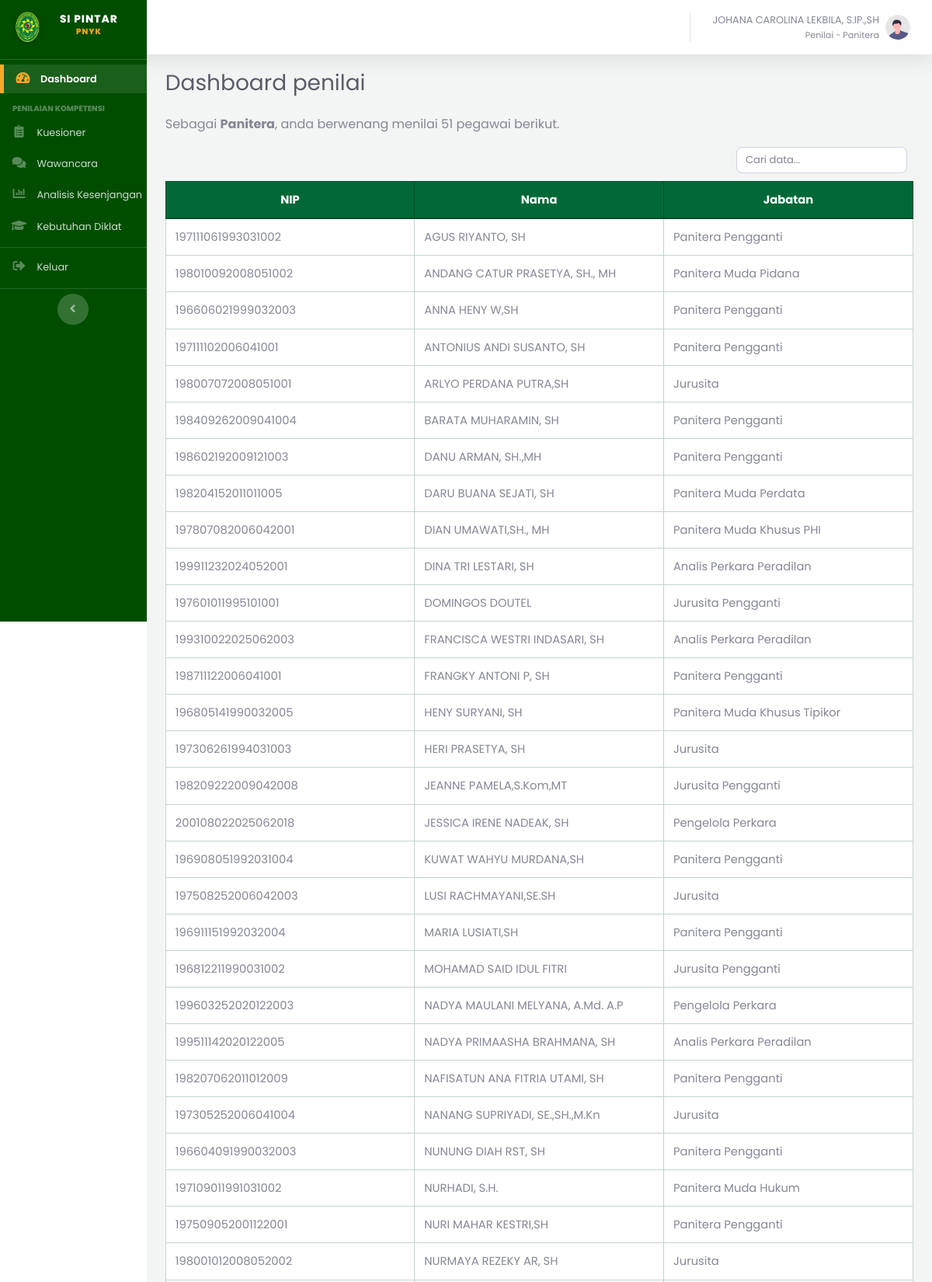
Screenshot of /penilai/dashboard.php (signed in, upper part) with the database file from the repository.
### tables this page shows
CREATE TABLE `pegawai` (
  `id_pegawai` int(10) UNSIGNED NOT NULL,
  `nip` varchar(30) NOT NULL,
  `nama_lengkap` varchar(150) NOT NULL,
  `id_jabatan` int(10) UNSIGNED NOT NULL,
  `status_aktif` enum('Aktif','Non-Aktif') NOT NULL DEFAULT 'Aktif',
  `dibuat_oleh` int(10) UNSIGNED DEFAULT NULL COMMENT 'users.id_user (role Admin) yang menginput data ini',
  `created_at` timestamp NOT NULL DEFAULT current_timestamp(),
  `updated_at` timestamp NOT NULL DEFAULT current_timestamp() ON UPDATE current_timestamp()
);

CREATE TABLE `jabatan` (
  `id_jabatan` int(10) UNSIGNED NOT NULL,
  `kode_jabatan` varchar(20) NOT NULL,
  `nama_jabatan` varchar(100) NOT NULL,
  `is_penilai` tinyint(1) NOT NULL DEFAULT 0 COMMENT '1 = jabatan ini berpotensi menjadi user Penilai',
  `created_at` timestamp NOT NULL DEFAULT current_timestamp()
);

### includes/auth.php (called while the page is built, shortened)
<?php
function currentUser(): array
{
    return [
        'id_user'      => $_SESSION['id_user'] ?? null,
        'nip'          => $_SESSION['nip'] ?? null,
        'role'         => $_SESSION['role'] ?? null,
        'id_pegawai'   => $_SESSION['id_pegawai'] ?? null,
        'nama'         => $_SESSION['nama'] ?? null,
        'id_jabatan'   => $_SESSION['id_jabatan'] ?? null,
        'nama_jabatan' => $_SESSION['nama_jabatan'] ?? null,
    ];
}
function getJabatanWewenang(PDO $pdo, int $idJabatanPenilai): array
{
    $stmt = $pdo->prepare(
        'SELECT id_jabatan_dinilai FROM wewenang_penilaian WHERE id_jabatan_penilai = ?'
    );
    $stmt->execute([$idJabatanPenilai]);
    return array_column($stmt->fetchAll(), 'id_jabatan_dinilai');
}

### penilai/dashboard.php (the view, shortened to what this page needs)
<?php
$pdo = Database::getConnection();
$user = currentUser();
$jabatanDinilai = getJabatanWewenang($pdo, (int) $user['id_jabatan']);
$pegawaiBinaan = [];
if ($jabatanDinilai) {
    $placeholders = implode(',', array_fill(0, count($jabatanDinilai), '?'));
    $stmt = $pdo->prepare(
        "SELECT p.id_pegawai, p.nip, p.nama_lengkap, j.nama_jabatan
         FROM pegawai p JOIN jabatan j ON p.id_jabatan = j.id_jabatan
         WHERE p.id_jabatan IN ($placeholders)
         ORDER BY p.nama_lengkap"
    );
    $stmt->execute($jabatanDinilai);
    $pegawaiBinaan = $stmt->fetchAll();
}
require_once __DIR__ . '/../includes/header.php';
?>
<p class="text-muted">Sebagai <strong><?= htmlspecialchars($user['nama_jabatan']) ?></strong>,
anda berwenang menilai <?= count($pegawaiBinaan) ?> pegawai berikut.</p>
<table class="table table-bordered table-striped bg-white">
<thead><tr><th>NIP</th><th>Nama</th><th>Jabatan</th></tr></thead>
<tbody>
<?php foreach ($pegawaiBinaan as $row): ?>
<tr>
  <td><?= htmlspecialchars($row['nip']) ?></td>
  <td><?= htmlspecialchars($row['nama_lengkap']) ?></td>
  <td><?= htmlspecialchars($row['nama_jabatan']) ?></td>
</tr>
<?php endforeach; ?>
</tbody>
</table>
<?php require_once __DIR__ . '/../includes/footer.php'; ?>

### assets/css/style.css (style rules this page uses)
:root { --pn-green: #006837; --pn-green-dark: #004d29; --pn-gold: #F9A825; }
body, #wrapper, h1, h2, h3, h4, h5, h6, p, span, a, div, table, input, button, select, textarea { font-family: 'Poppins', sans-serif !important; }
.table { font-size: .92rem; }
.table thead th { text-align: center; vertical-align: middle; }
.table thead th { color: #fff !important; background-color: var(--pn-green) !important; border-color: var(--pn-green-dark) !important; vertical-align: middle; }
.table th, .table td { border-color: #c3d4c9 !important; }
.table th + th, .table td + td { border-left: 1px solid #9fb9a8 !important; }
.table tbody tr, .table tbody tr:nth-of-type(odd) { background-color: #fff !important; }
.table tbody td { vertical-align: middle; }

### rows the page displays
pegawai: nip "197111061993031002", nama_lengkap "AGUS RIYANTO, SH", id_jabatan.nama_jabatan "Panitera Pengganti"
pegawai: nip "198010092008051002", nama_lengkap "ANDANG CATUR PRASETYA, SH., MH", id_jabatan.nama_jabatan "Panitera Muda Pidana"
pegawai: nip "196606021999032003", nama_lengkap "ANNA HENY W,SH", id_jabatan.nama_jabatan "Panitera Pengganti"
pegawai: nip "197111102006041001", nama_lengkap "ANTONIUS ANDI SUSANTO, SH", id_jabatan.nama_jabatan "Panitera Pengganti"
pegawai: nip "198007072008051001", nama_lengkap "ARLYO PERDANA PUTRA,SH", id_jabatan.nama_jabatan "Jurusita"
pegawai: nip "198409262009041004", nama_lengkap "BARATA MUHARAMIN, SH", id_jabatan.nama_jabatan "Panitera Pengganti"
pegawai: nip "198602192009121003", nama_lengkap "DANU ARMAN, SH.,MH", id_jabatan.nama_jabatan "Panitera Pengganti"
pegawai: nip "198204152011011005", nama_lengkap "DARU BUANA SEJATI, SH", id_jabatan.nama_jabatan "Panitera Muda Perdata"
pegawai: nip "197807082006042001", nama_lengkap "DIAN UMAWATI,SH., MH", id_jabatan.nama_jabatan "Panitera Muda Khusus PHI"
pegawai: nip "199911232024052001", nama_lengkap "DINA TRI LESTARI, SH", id_jabatan.nama_jabatan "Analis Perkara Peradilan"
pegawai: nip "197601011995101001", nama_lengkap "DOMINGOS DOUTEL", id_jabatan.nama_jabatan "Jurusita Pengganti"
pegawai: nip "199310022025062003", nama_lengkap "FRANCISCA WESTRI INDASARI, SH", id_jabatan.nama_jabatan "Analis Perkara Peradilan"
pegawai: nip "198711122006041001", nama_lengkap "FRANGKY ANTONI P, SH", id_jabatan.nama_jabatan "Panitera Pengganti"
pegawai: nip "196805141990032005", nama_lengkap "HENY SURYANI, SH", id_jabatan.nama_jabatan "Panitera Muda Khusus Tipikor"
pegawai: nip "197306261994031003", nama_lengkap "HERI PRASETYA, SH", id_jabatan.nama_jabatan "Jurusita"
pegawai: nip "198209222009042008", nama_lengkap "JEANNE PAMELA,S.Kom,MT", id_jabatan.nama_jabatan "Jurusita Pengganti"
pegawai: nip "200108022025062018", nama_lengkap "JESSICA IRENE NADEAK, SH", id_jabatan.nama_jabatan "Pengelola Perkara"
pegawai: nip "196908051992031004", nama_lengkap "KUWAT WAHYU MURDANA,SH", id_jabatan.nama_jabatan "Panitera Pengganti"
pegawai: nip "197508252006042003", nama_lengkap "LUSI RACHMAYANI,SE.SH", id_jabatan.nama_jabatan "Jurusita"
pegawai: nip "196911151992032004", nama_lengkap "MARIA LUSIATI,SH", id_jabatan.nama_jabatan "Panitera Pengganti"
pegawai: nip "196812211990031002", nama_lengkap "MOHAMAD SAID IDUL FITRI", id_jabatan.nama_jabatan "Jurusita Pengganti"
pegawai: nip "199603252020122003", nama_lengkap "NADYA MAULANI MELYANA, A.Md. A.P", id_jabatan.nama_jabatan "Pengelola Perkara"
pegawai: nip "199511142020122005", nama_lengkap "NADYA PRIMAASHA BRAHMANA, SH", id_jabatan.nama_jabatan "Analis Perkara Peradilan"
pegawai: nip "198207062011012009", nama_lengkap "NAFISATUN ANA FITRIA UTAMI, SH", id_jabatan.nama_jabatan "Panitera Pengganti"
pegawai: nip "197305252006041004", nama_lengkap "NANANG SUPRIYADI, SE.,SH.,M.Kn", id_jabatan.nama_jabatan "Jurusita"
pegawai: nip "196604091990032003", nama_lengkap "NUNUNG DIAH RST, SH", id_jabatan.nama_jabatan "Panitera Pengganti"
pegawai: nip "197109011991031002", nama_lengkap "NURHADI, S.H.", id_jabatan.nama_jabatan "Panitera Muda Hukum"
pegawai: nip "197509052001122001", nama_lengkap "NURI MAHAR KESTRI,SH", id_jabatan.nama_jabatan "Panitera Pengganti"
pegawai: nip "198001012008052002", nama_lengkap "NURMAYA REZEKY AR, SH", id_jabatan.nama_jabatan "Jurusita"

### other values shown
$user['nama'] "JOHANA CAROLINA LEKBILA, S.IP.,SH"
$user['role'] "Penilai"
$user['nama_jabatan'] "Panitera"
$pageTitle "Dashboard penilai"
count($pegawaiBinaan) "51"
